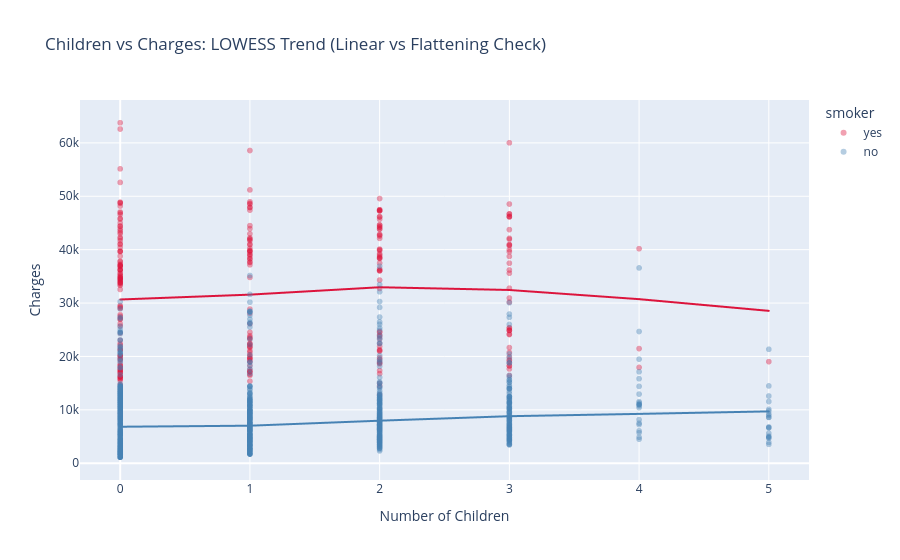

Write notebook code for a chart like this one.
### Code cell
# OLS (straight line) vs LOWESS (locally-fitted curve) trendlines require statsmodels.
fig_children_trend = px.scatter(
    df_clean,
    x="children",
    y="charges",
    color="smoker",
    color_discrete_map={"yes": "crimson", "no": "steelblue"},
    opacity=0.4,
    trendline="lowess",
    title="Children vs Charges: LOWESS Trend (Linear vs Flattening Check)"
)
fig_children_trend.update_xaxes(title="Number of Children")
fig_children_trend.update_yaxes(title="Charges")
fig_children_trend.show()

### Figure 1 — Plotly figure (JSON) as saved in the notebook; plotly's stock layout.template omitted (floating-point values rounded to 4 significant figures; data arrays with more than 128 entries replaced by an {"elided": "..."} marker saying what was removed)
{"data": [{"hovertemplate": "smoker=yes<br>children=%{x}<br>charges=%{y}<extra></extra>", "legendgroup": "yes", "marker": {"color": "crimson", "opacity": 0.4, "symbol": "circle"}, "mode": "markers", "name": "yes", "showlegend": true, "type": "scattergl", "x": {"elided": "274 float values"}, "xaxis": "x", "y": {"elided": "274 float values"}, "yaxis": "y"}, {"hovertemplate": "<b>LOWESS trendline</b><br><br>smoker=yes<br>children=%{x}<br>charges=%{y} <b>(trend)</b><extra></extra>", "legendgroup": "yes", "marker": {"color": "crimson", "symbol": "circle"}, "mode": "lines", "name": "yes", "showlegend": false, "type": "scattergl", "x": {"elided": "274 float values"}, "xaxis": "x", "y": {"elided": "274 float values"}, "yaxis": "y"}, {"hovertemplate": "smoker=no<br>children=%{x}<br>charges=%{y}<extra></extra>", "legendgroup": "no", "marker": {"color": "steelblue", "opacity": 0.4, "symbol": "circle"}, "mode": "markers", "name": "no", "showlegend": true, "type": "scattergl", "x": {"elided": "1064 float values"}, "xaxis": "x", "y": {"elided": "1064 float values"}, "yaxis": "y"}, {"hovertemplate": "<b>LOWESS trendline</b><br><br>smoker=no<br>children=%{x}<br>charges=%{y} <b>(trend)</b><extra></extra>", "legendgroup": "no", "marker": {"color": "steelblue", "symbol": "circle"}, "mode": "lines", "name": "no", "showlegend": false, "type": "scattergl", "x": {"elided": "1064 float values"}, "xaxis": "x", "y": {"elided": "1064 float values"}, "yaxis": "y"}], "layout": {"legend": {"title": {"text": "smoker"}, "tracegroupgap": 0}, "title": {"text": "Children vs Charges: LOWESS Trend (Linear vs Flattening Check)"}, "xaxis": {"anchor": "y", "domain": [0, 1], "title": {"text": "Number of Children"}}, "yaxis": {"anchor": "x", "domain": [0, 1], "title": {"text": "Charges"}}}}
